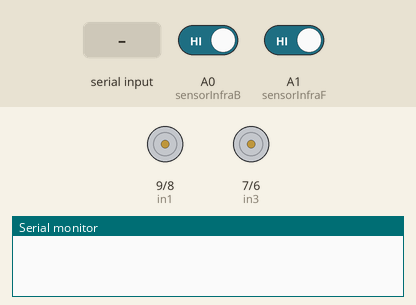
The sketch below on a simulated Arduino Uno, built with avr-gcc and run on an emulated ATmega328P. Parts: motor-driver pin pairs drawn as motors (green arrow = first pin HIGH = forward, orange = second pin HIGH = backward, longer = more drive, scaled by the enable pin), the last lines printed to the serial monitor. Inputs (shaded band) come from the test bench; at power-on: A0 (sensorInfraB) HIGH, A1 (sensorInfraF) HIGH. Random numbers use the default seed unless the sketch sets one.

Above: at 1.2 s.
1.3 s: "F" received over the second serial link
At 2.4 s:
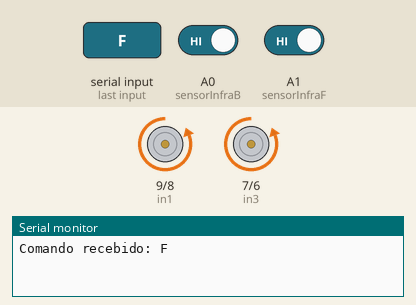
2.8 s: A0 (sensorInfraB) driven LOW
At 3.5 s:
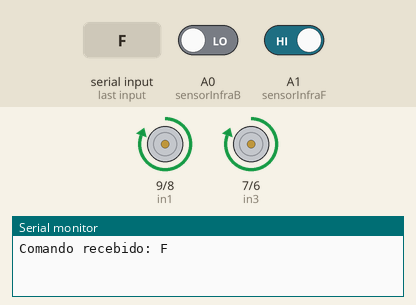
5.8 s: A0 (sensorInfraB) driven HIGH
7.3 s: "B" received over the second serial link
At 8.1 s:
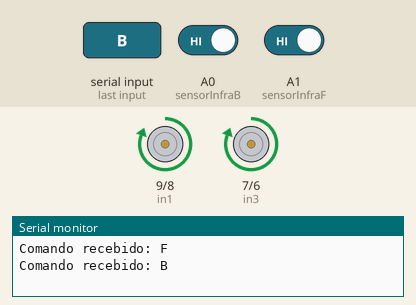
8.8 s: "L" received over the second serial link
At 9.3 s:
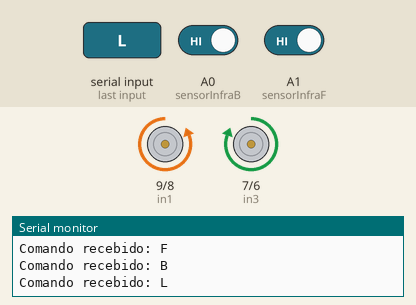
Timing chart, 0 to 11.3 s (numbered marks = the images above; inputs shaded):
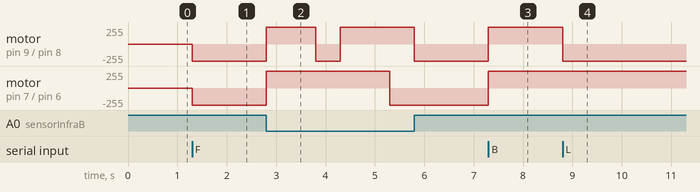

The sketch:

ProgramaFinal1.ino
```cpp
#include <SoftwareSerial.h>

const int ena = 10, in1 = 9, in2 = 8;  // Motor A
const int enb = 5, in3 = 7, in4 = 6;   // Motor B
char opcao;

SoftwareSerial bluetooth(2,3); //RX, TX

//sensor
const int sensorInfraB = A0;     // the number of the sensor pin
const int sensorInfraF = A1;     // the number of the sensor pin


int sensorStateB = 0;         // variable for reading the sensor status
int sensorStateF = 0;         // variable for reading the sensor status

void setup() {

  pinMode(ena, OUTPUT);
  pinMode(in1, OUTPUT);
  pinMode(in2, OUTPUT);

  pinMode(enb, OUTPUT);
  pinMode(in3, OUTPUT);
  pinMode(in4, OUTPUT);

  pinMode(sensorInfraF, INPUT);
  pinMode(sensorInfraB, INPUT);

  randomSeed(analogRead(A5));

  Serial.begin(9600);
  bluetooth.begin(9600);
}


void loop()
{
    //char opcao = 'S'; // Começa parado
    if (bluetooth.available() > 0)
    {
        opcao = bluetooth.read(); // Atualiza o comando
        Serial.print("Comando recebido: ");
        Serial.println(opcao);
    }

    // Leitura do sensor
    sensorStateF = digitalRead(sensorInfraF);
    sensorStateB = digitalRead(sensorInfraB);
    /*Serial.print("Comando recebido F: ");
    Serial.print(sensorStateF);
    Serial.print("\tComando recebido B: ");
    Serial.println(sensorStateB);   */


    switch (opcao)
    {
        case 'F':
          if (sensorStateF == LOW || sensorStateB == LOW)
          {
            moveStop(); // Para se detectar obstáculo
            moveB();
            delay(1000);
            moveStop();
            if(random(2)) moveR();
            else moveL();
            delay(500);
            moveStop();
          }
          else
          {
            moveF();    // Anda para frente
          }
        break;
        case 'B':
          /*if (sensorStateF == LOW || sensorStateB == LOW)
          {
            moveStop(); // Para se detectar obstáculo
          }
          else
          {*/
            moveB();    // Anda para frente
          //}
          break;
        case 'L':
          moveL();
          break;
        case 'R':
          moveR();
          break;
        case 'S':
          moveStop();
          break;
     }

}

  void moveB()
  {
    analogWrite(ena, 255);
    digitalWrite(in1, HIGH);
    digitalWrite(in2, LOW);
    analogWrite(enb, 255);
    digitalWrite(in3, HIGH);
    digitalWrite(in4, LOW);
  }

  void moveF()
  {
    analogWrite(ena, 255);
    digitalWrite(in1, LOW);
    digitalWrite(in2, HIGH);
    analogWrite(enb, 255);
    digitalWrite(in3, LOW);
    digitalWrite(in4, HIGH);
  }

  void moveL()
  {
    analogWrite(ena, 255);
    digitalWrite(in1, LOW);
    digitalWrite(in2, HIGH);
    analogWrite(enb, 255);
    digitalWrite(in3, HIGH);
    digitalWrite(in4, LOW);
  }

  void moveR()
  {
    analogWrite(ena, 255);
    digitalWrite(in1, HIGH);
    digitalWrite(in2, LOW);
    analogWrite(enb, 255);
    digitalWrite(in3, LOW);
    digitalWrite(in4, HIGH);
  }

  void moveStop()
  {
    analogWrite(ena, 0);
    digitalWrite(in1, LOW);
    digitalWrite(in2, LOW);
    analogWrite(enb, 0);
    digitalWrite(in3, LOW);
    digitalWrite(in4, LOW);
  }
```

Measured:
- after the input at 1.3 s, motor on pin 9 (in1) / pin 8 (in2), motor on pin 7 (in3) / pin 6 (in4): stopped → backward 255/255 at once
- after the input at 2.8 s, motor on pin 9 (in1) / pin 8 (in2): backward 255/255 → forward 255/255 at once, → backward 255/255 1.0 s later, → forward 255/255 0.50 s later; motor on pin 7 (in3) / pin 6 (in4): backward 255/255 → forward 255/255 at once, → backward 255/255 2.5 s later
- after the input at 7.3 s, motor on pin 9 (in1) / pin 8 (in2), motor on pin 7 (in3) / pin 6 (in4): backward 255/255 → forward 255/255 at once
- after the input at 8.8 s, motor on pin 9 (in1) / pin 8 (in2): forward 255/255 → backward 255/255 at once
